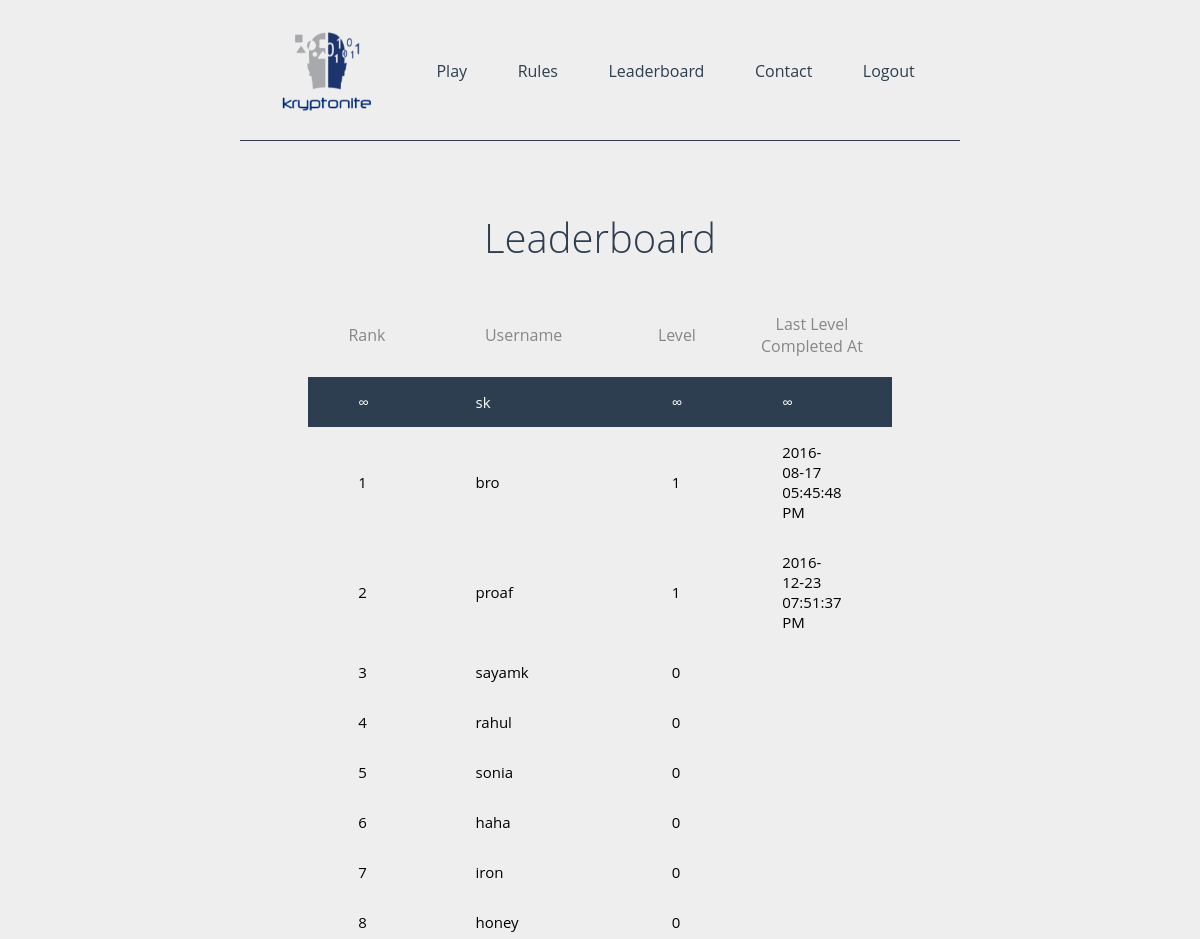
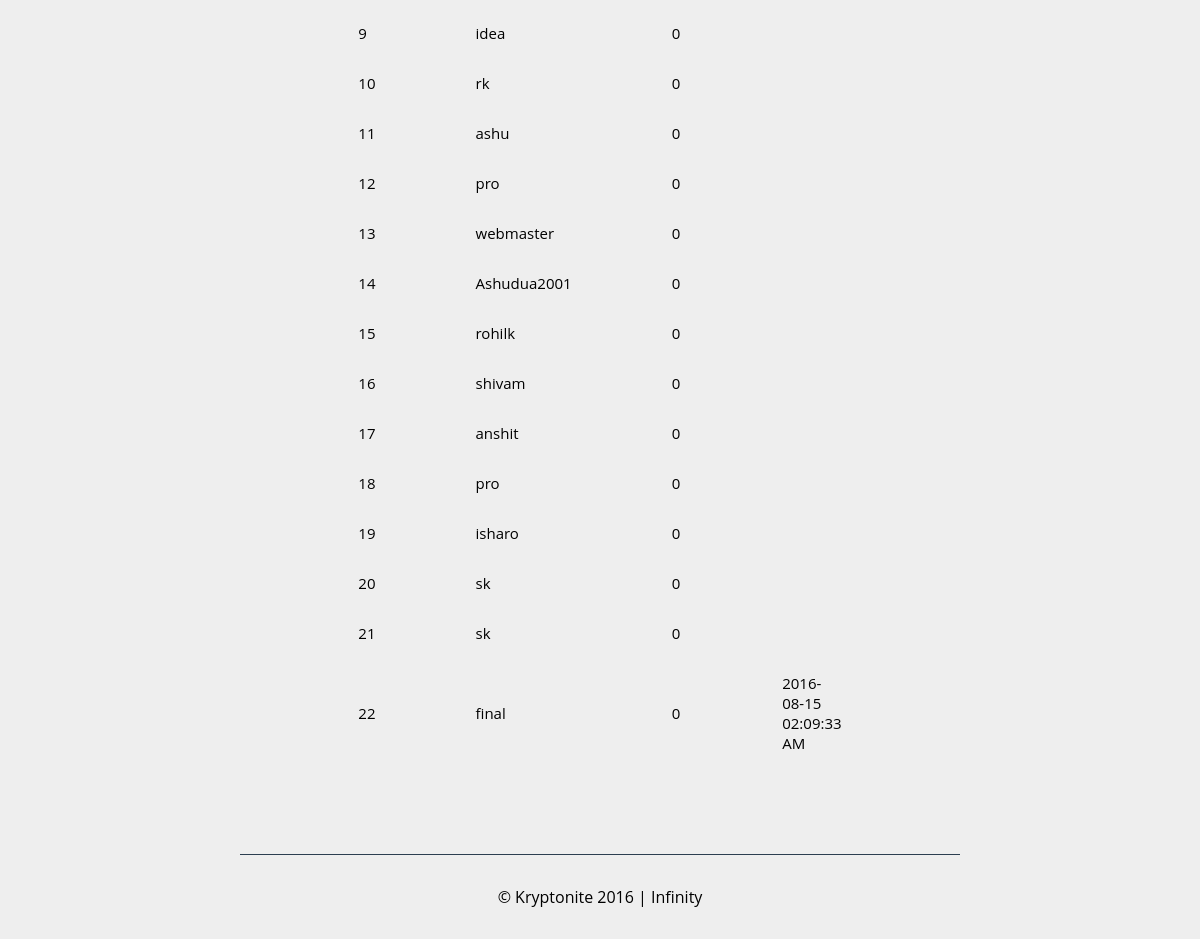
The app's page /play/leaderboard.php (signed in) with its own data (2 pictures, top to bottom).
### tables this page shows
CREATE TABLE IF NOT EXISTS `players` (
  `uid` int(255) NOT NULL,
  `id` int(255) NOT NULL AUTO_INCREMENT,
  `name` varchar(255) NOT NULL,
  `email` varchar(255) NOT NULL,
  `username` varchar(255) NOT NULL,
  `password` varchar(255) NOT NULL,
  `level` int(255) NOT NULL,
  `status` int(11) NOT NULL,
  `usertype` int(11) NOT NULL,
  `confirm` int(255) NOT NULL,
  `time` varchar(255) NOT NULL,
  `ip` varchar(255) NOT NULL,
  PRIMARY KEY (`id`)
);

### play/leaderboard.php (the view, shortened to what this page needs)
<!DOCTYPE html>
<html>
<head>
	<link rel="stylesheet" type="text/css" href="../style.css">
</head>
<body>
<center>
<div class="main">
<header>
<img src="../logo.png" class="logo">
<a href="logout.php">Logout</a>
<a href="contact.php">Contact</a>
<a href="leaderboard.php">Leaderboard</a>
<a href="rules.php">Rules</a>
<a href="play.php">Play</a>
</header>
<br>
<h1 class="main-heading">Leaderboard</h1>
<table class="leaderboard" border="0" cellspacing="0">
        <th>Rank</th>
        <th>Username</th>
        <th>Level</th>
        <th>Last Level Completed At</th>
    <?php
    echo "<tr class=\"admin-td\">
					<td style=\"font-size:15px;\">&#x221e;</td>
					<td style=\"font-size:15px;\">sk</td>
					<td style=\"font-size:15px;\">&#x221e;</td>
					<td style=\"font-size:15px;\">&#x221e;</td>
					</tr>";
    $rank = 1;
     $result = mysql_query("SELECT * FROM players WHERE status=1 AND usertype=1 ORDER by level DESC,time");
     while ($row = mysql_fetch_assoc($result)) {
        $username = $row['username'];
        $level = $row['level'];
				$time = $row['time'];
	     	echo "<tr class=\"hover\">
	     	      <td style=\"font-size:15px;\">{$rank}</td>
	     	      <td style=\"font-size:15px;\">{$username}</td>
	     	      <td style=\"font-size:15px;\">{$level}</td>
	     	      <td style=\"font-size:15px;\">{$time}</td>
	     	      </tr>";
	     $rank++;
     }
     ?>
</table>
<br><br><br>
<footer>
	<p>&copy; Kryptonite 2016 | Infinity</p>
</footer>
</div>
</center>
</body>
</html>

### style.css (style rules this page uses)
* { transition: all .3s ease; }
body { margin: 0; font-family: 'Open Sans',sans-serif; background: #eee; }
.main { width: 60%; }
.logo { width: 130px; height: 100px; float: left; }
header a { float: right; margin-top: 40px; text-decoration: none; color: #2c3e50; -webkit-transition: all .4s ease; transition: all .4s ease; }
header a:before { content: '['; opacity: 0; padding: 10px; -webkit-transition: all .4s ease; transition: all .4s ease; }
header a:after { content: ']'; opacity: 0; padding: 10px; -webkit-transition: all .4s ease; transition: all .4s ease; }
header { border-bottom: 1px solid #2c3e50; padding: 20px; }
.main-heading { font-size: 40px; color: #2c3e50; font-weight: 300; }
footer { position: relative; padding: 15px; border-top: 1px solid #2c3e50; }
.leaderboard { padding: 20px; width: 80%; }
.leaderboard th { font-size: 16px; color: #222; opacity: 0.5; font-weight: 400; }
.leaderboard td { padding-right: 50px; padding-left: 50px; padding-bottom: 15px; padding-top: 15px; margin: 0; font-weight: 400; }
h1 { padding-top:20px; font-size: 2.2em; }
.admin-td { background: #2c3e50; color: #fff; }
th { padding-bottom: 20px; }

### records on screen
players: username "bro", level "1", time "2016-08-17 05:45:48 PM"
players: username "proaf", level "1", time "2016-12-23 07:51:37 PM"
players: username "sayamk", level "0"
players: username "rahul", level "0"
players: username "sonia", level "0"
players: username "haha", level "0"
players: username "iron", level "0"
players: username "honey", level "0"
players: username "idea", level "0"
players: username "rk", level "0"
players: username "ashu", level "0"
players: username "pro", level "0"
players: username "webmaster", level "0"
players: username "Ashudua2001", level "0"
players: username "rohilk", level "0"
players: username "shivam", level "0"
players: username "anshit", level "0"
players: username "pro", level "0"
players: username "isharo", level "0"
players: username "sk", level "0"
players: username "sk", level "0"
players: username "final", level "0", time "2016-08-15 02:09:33 AM"
